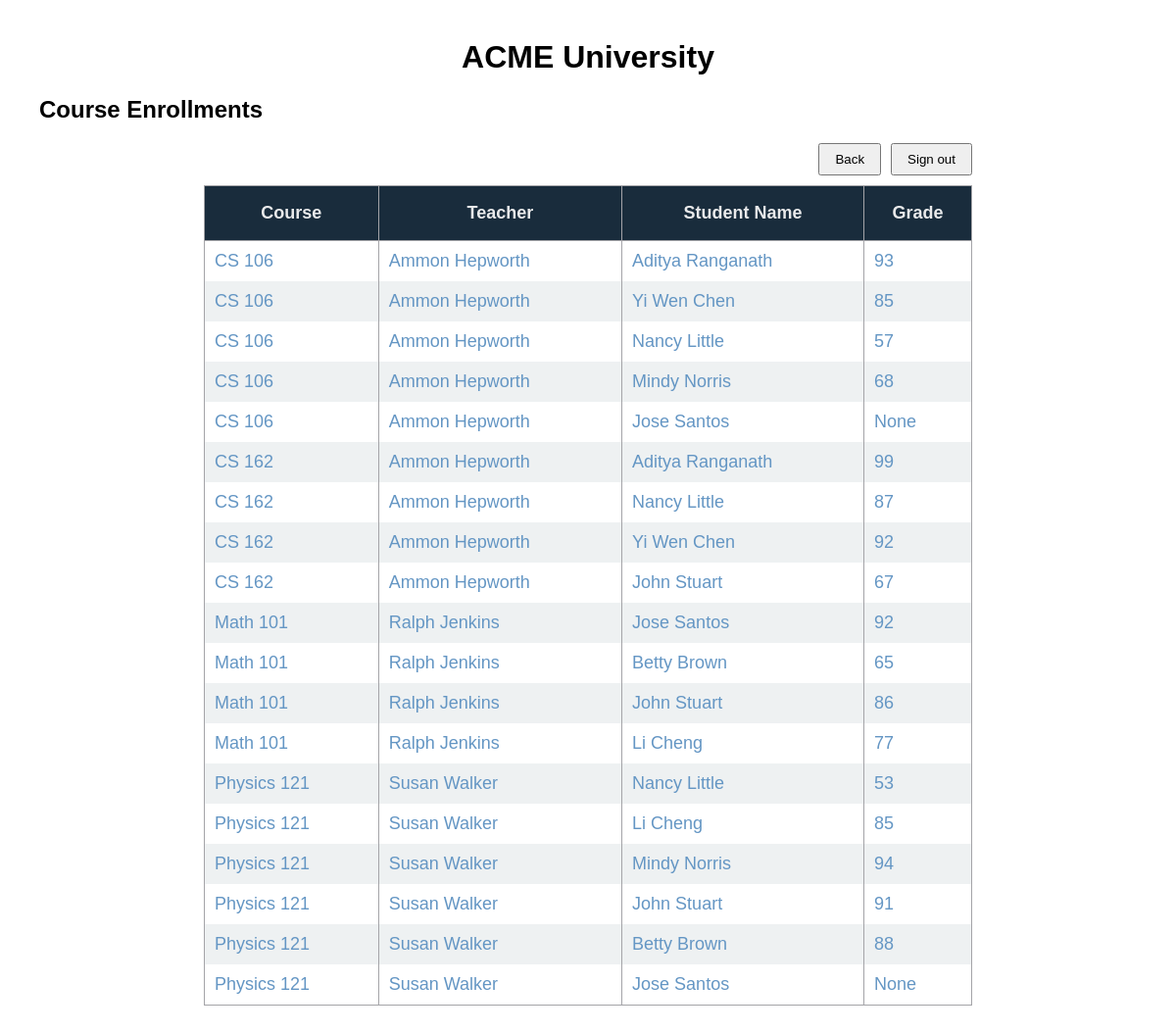
Screenshot of /teacher with the database file from the repository.
### RESTapi.py (models this page shows, shortened)
class Course(db.Model):
    id = db.Column(db.Integer, primary_key=True)
    name = db.Column(db.String(80), nullable=False)
    time = db.Column(db.String(80), nullable=False)
    capacity = db.Column(db.Integer, nullable=False)
    teacher_id = db.Column(db.Integer, db.ForeignKey('user.id'), nullable=False)
    teacher = db.relationship('User', backref='courses_taught')

class User(db.Model):
    id = db.Column(db.Integer, primary_key=True)
    username = db.Column(db.String(80), unique=True, nullable=False)
    password = db.Column(db.String(200), nullable=False)
    name = db.Column(db.String(120), nullable=False)
    role = db.Column(db.String(20), nullable=False)

### RESTapi.py (the view)
@app.route('/teacher', methods=['GET'])
def teacher_home():
    rows = []
    courses = Course.query.order_by(Course.name).all()
    for course in courses:
        for enrollment in course.enrollments:
            rows.append({
                "course_name": course.name,
                "teacher_name": course.teacher.name,
                "student_name": enrollment.student.name,
                "grade": enrollment.grade
            })
    return render_template("prof_course.html", rows=rows)

### templates/prof_course.html (shortened to what this page needs)
<!DOCTYPE html>
<html>
    <head>
        <link rel="stylesheet" href="{{ url_for('static', filename='style.css') }}">
    </head>
    <body>
        <h1>ACME University</h1>
        <h2>Course Enrollments</h2>
        <div class = "tableWrap">
            <div class="listButtons">
                <button onclick="">Back</button>
                <button onclick="">Sign out</button>
            </div>
            <table class="Gradebook">
                <thead>
                <tr>
                    <th>Course</th>
                    <th>Teacher</th>
                    <th>Student Name</th>
                    <th>Grade</th>
                </tr>
                </thead>
                <tbody>
                    {% for row in rows %}
                    <tr>
                        <td>{{ row.course_name }}</td>
                        <td>{{ row.teacher_name }}</td>
                        <td>{{ row.student_name }}</td>
                        <td>{{ row.grade }}</td>
                    </tr>
                    {% else %}
                    <tr>
                        <td colspan="4">No enrollments found.</td>
                    </tr>
                    {% endfor %}
                </tbody>
            </table>
        </div>
    </body>
</html>

### static/style.css (style rules this page uses)
body { font-family: Arial, sans-serif; margin: 40px; }
h1 { text-align: center; }
.tableWrap { width: 70%; margin: 0 auto; }
.listButtons { display: flex; justify-content: flex-end; margin-bottom: 10px; gap: 10px; }
table.Gradebook { border: 1px solid rgb(164, 164, 168); border-collapse: collapse; width: 100%; min-width: 500px; box-sizing: border-box; font-size: 18px; }
th { border: 1px solid rgb(164, 164, 168); padding: 17px 10px; text-align: center; color: #e9eaeb; background-color: rgb(25, 44, 60); box-sizing: border-box; }
tbody tr:nth-child(even) { background-color: #eef1f2; }
td { border-right: 1px solid rgb(164, 164, 168); padding: 10px 10px; text-align: left; color: rgb(100, 150, 196); box-sizing: border-box; }
td:last-child { border-right: none; }
button { cursor: pointer; padding: 7px 15px; }

### rows the page displays
Course: course_name "CS 106" "CS 106" "CS 106" "CS 106" "CS 106"
User: teacher_name "Ammon Hepworth" "Ammon Hepworth" "Ammon Hepworth" "Ammon Hepworth" "Ammon Hepworth" "Ammon Hepworth" "Ammon Hepworth" "Ammon Hepworth" "Ammon Hepworth"
User: student_name "Aditya Ranganath" "Aditya Ranganath"
User: student_name "Yi Wen Chen" "Yi Wen Chen"
User: student_name "Nancy Little" "Nancy Little" "Nancy Little"
User: student_name "Mindy Norris" "Mindy Norris"
User: student_name "Jose Santos" "Jose Santos" "Jose Santos"
Course: course_name "CS 162" "CS 162" "CS 162" "CS 162"
User: student_name "John Stuart" "John Stuart" "John Stuart"
Course: course_name "Math 101" "Math 101" "Math 101" "Math 101"
User: teacher_name "Ralph Jenkins" "Ralph Jenkins" "Ralph Jenkins" "Ralph Jenkins"
User: student_name "Betty Brown" "Betty Brown"
User: student_name "Li Cheng" "Li Cheng"
Course: course_name "Physics 121" "Physics 121" "Physics 121" "Physics 121" "Physics 121" "Physics 121"
User: teacher_name "Susan Walker" "Susan Walker" "Susan Walker" "Susan Walker" "Susan Walker" "Susan Walker"

### other values shown
{{ row.grade }} "93" "85" "57" "68" "None" "99" "87" "92" "67" "92" "65" "86" "77" "53" "85" "94" "91" "88" "None"
